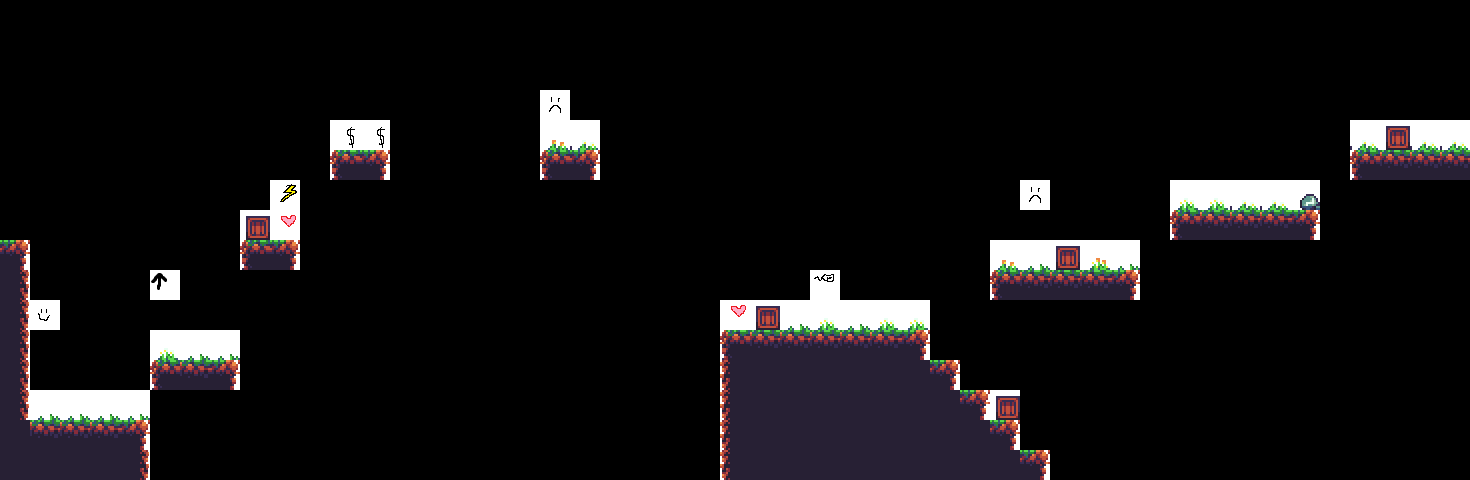

This game map was drawn from its Tiled (.tmx) file and the tilesets committed beside it. A one-line description and the full map source follow:
An orthogonal 49x16 tile map with 30x30 px tiles, 1 tile layer (Tile Layer 1).

<map version="1.10" tiledversion="1.10.2" orientation="orthogonal" renderorder="right-down" width="49" height="16" tilewidth="30" tileheight="30" infinite="0" nextlayerid="2" nextobjectid="1">
 <tileset firstgid="1" source="SimpleplatformerEarth.tsx" />
 <layer id="1" name="Tile Layer 1" width="49" height="16">
  <data encoding="csv">
0,0,0,0,0,0,0,0,0,0,0,0,0,0,0,0,0,0,0,0,0,0,0,0,0,0,0,0,0,0,0,0,0,0,0,0,0,0,0,0,0,0,0,0,0,0,0,0,0,
0,0,0,0,0,0,0,0,0,0,0,0,0,0,0,0,0,0,0,0,0,0,0,0,0,0,0,0,0,0,0,0,0,0,0,0,0,0,0,0,0,0,0,0,0,0,0,0,0,
0,0,0,0,0,0,0,0,0,0,0,0,0,0,0,0,0,0,0,0,0,0,0,0,0,0,0,0,0,0,0,0,0,0,0,0,0,0,0,0,0,0,0,0,0,0,0,0,0,
0,0,0,0,0,0,0,0,0,0,0,0,0,0,0,0,0,0,15,0,0,0,0,0,0,0,0,0,0,0,0,0,0,0,0,0,0,0,0,0,0,0,0,0,0,0,0,0,0,
0,0,0,0,0,0,0,0,0,0,0,32,32,0,0,0,0,0,31,27,0,0,0,0,0,0,0,0,0,0,0,0,0,0,0,0,0,0,0,0,0,0,0,0,0,27,20,27,27,
0,0,0,0,0,0,0,0,0,0,0,7,8,0,0,0,0,0,7,8,0,0,0,0,0,0,0,0,0,0,0,0,0,0,0,0,0,0,0,0,0,0,0,0,0,7,1,1,1,
0,0,0,0,0,0,0,0,0,33,0,0,0,0,0,0,0,0,0,0,0,0,0,0,0,0,0,0,0,0,0,0,0,0,15,0,0,0,0,22,22,27,27,26,0,0,0,0,0,
0,0,0,0,0,0,0,0,20,11,0,0,0,0,0,0,0,0,0,0,0,0,0,0,0,0,0,0,0,0,0,0,0,0,0,0,0,0,0,7,1,1,1,8,0,0,0,0,0,
8,0,0,0,0,0,0,0,7,8,0,0,0,0,0,0,0,0,0,0,0,0,0,0,0,0,0,0,0,0,0,0,0,31,21,20,28,21,0,0,0,0,0,0,0,0,0,0,0,
13,0,0,0,0,5,0,0,0,0,0,0,0,0,0,0,0,0,0,0,0,0,0,0,0,0,0,4,0,0,0,0,0,7,1,1,1,8,0,0,0,0,0,0,0,0,0,0,0,
13,14,0,0,0,0,0,0,0,0,0,0,0,0,0,0,0,0,0,0,0,0,0,0,11,20,21,22,21,22,22,0,0,0,0,0,0,0,0,0,0,0,0,0,0,0,0,0,0,
13,0,0,0,0,22,21,21,0,0,0,0,0,0,0,0,0,0,0,0,0,0,0,0,7,1,1,1,1,1,8,0,0,0,0,0,0,0,0,0,0,0,0,0,0,0,0,0,0,
13,0,0,0,0,7,1,8,0,0,0,0,0,0,0,0,0,0,0,0,0,0,0,0,9,3,3,3,3,3,3,8,0,0,0,0,0,0,0,0,0,0,0,0,0,0,0,0,0,
13,21,21,21,21,0,0,0,0,0,0,0,0,0,0,0,0,0,0,0,0,0,0,0,9,3,3,3,3,3,3,3,8,20,0,0,0,0,0,0,0,0,0,0,0,0,0,0,0,
3,1,1,1,8,0,0,0,0,0,0,0,0,0,0,0,0,0,0,0,0,0,0,0,9,3,3,3,3,3,3,3,3,8,0,0,0,0,0,0,0,0,0,0,0,0,0,0,0,
3,3,3,3,13,0,0,0,0,0,0,0,0,0,0,0,0,0,0,0,0,0,0,0,9,3,3,3,3,3,3,3,3,3,8,0,0,0,0,0,0,0,0,0,0,0,0,0,0
</data>
 </layer>
</map>
